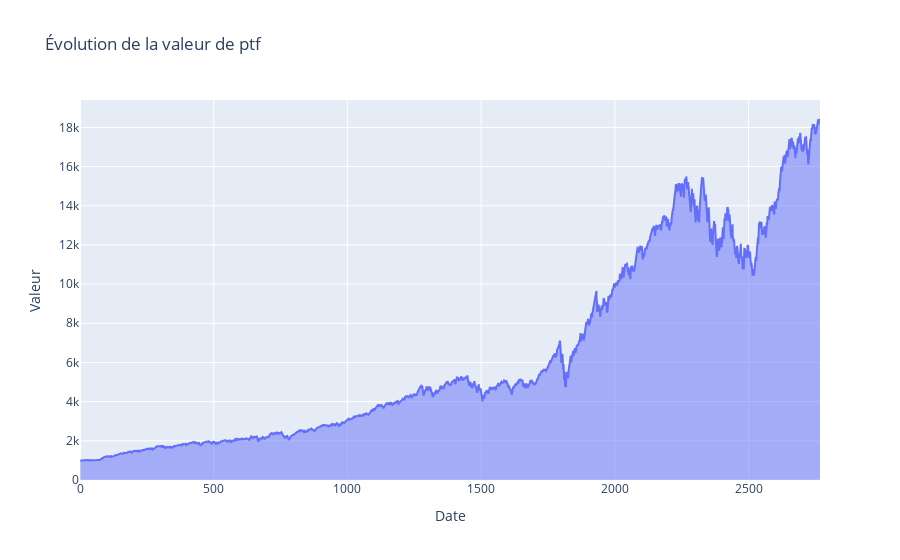

Notebook cell for this chart:
### Code cell
fig = go.Figure()

# Ajout de la série financière
fig.add_trace(go.Scatter(x = cours_boursiers.index, 
                         y = cours_boursiers['Portfolio_Value'], 
                         mode = 'lines',
                         name ='Évolution financière ptf', 
                         fill = "tozeroy"))

# Mise à jour des titres
fig.update_layout(title="Évolution de la valeur de ptf",
                  xaxis_title='Date',
                  yaxis_title='Valeur')

# Affichage du graphique
fig.show()

### Figure 1 — Plotly figure (JSON) as saved in the notebook; plotly's stock layout.template omitted (floating-point values rounded to 4 significant figures; data arrays with more than 128 entries replaced by an {"elided": "..."} marker saying what was removed)
{"data": [{"fill": "tozeroy", "mode": "lines", "name": "Évolution financière ptf", "type": "scatter", "x": {"elided": "2768 int values"}, "y": {"elided": "2768 float values"}}], "layout": {"title": {"text": "Évolution de la valeur de ptf"}, "xaxis": {"title": {"text": "Date"}}, "yaxis": {"title": {"text": "Valeur"}}}}
